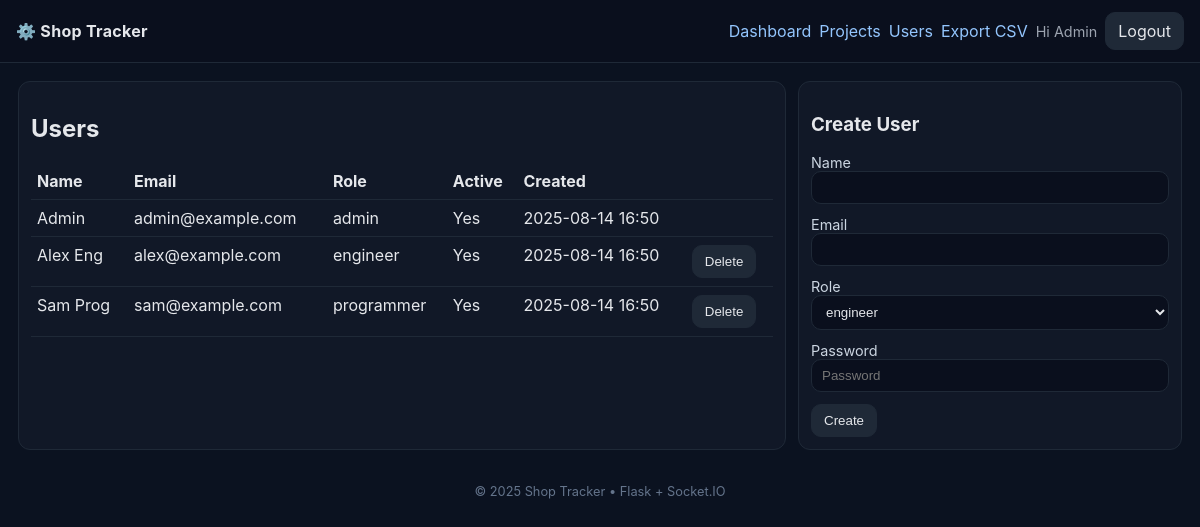
Screenshot of /users (signed in) with the database file from the repository.
### models.py (models this page shows, shortened)
class User(db.Model):
    id = db.Column(db.Integer, primary_key=True)
    name = db.Column(db.String(120), nullable=False)
    email = db.Column(db.String(200), unique=True, nullable=False, index=True)
    role = db.Column(db.String(50), default="engineer")  # engineer, programmer, operator, manager, admin
    password_hash = db.Column(db.String(255), nullable=False)
    is_active = db.Column(db.Boolean, default=True)
    created_at = db.Column(db.DateTime, default=datetime.utcnow)
    @property
    def is_authenticated(self):
        return True

### app.py (the view, shortened to what this page needs)
    @app.route("/users", methods=["GET", "POST"])
    @login_required
    def users():
        if current_user.role not in ("manager", "admin"):
            flash("Only managers/admin can manage users.", "error")
            return redirect(url_for("dashboard"))
        items = User.query.order_by(User.created_at.desc()).all()
        return render_template("users.html", users=items)

### templates/users.html
{% extends "base.html" %}
{% block content %}
<div class="grid cols-2">
  <section class="card">
    <h2>Users</h2>
    <table class="table">
      <thead>
        <tr>
          <th>Name</th>
          <th>Email</th>
          <th>Role</th>
          <th>Active</th>
          <th>Created</th>
          <th></th>
        </tr>
      </thead>
      <tbody>
        {% for u in users %}
        <tr>
          <td>{{ u.name }}</td>
          <td>{{ u.email }}</td>
          <td>{{ u.role }}</td>
          <td>{{ 'Yes' if u.is_active else 'No' }}</td>
          <td>{{ u.created_at.strftime('%Y-%m-%d %H:%M') }}</td>
          <td>
            {% if current_user.role == 'admin' and u.id != current_user.id %}
            <form method="post" action="{{ url_for('delete_user', uid=u.id) }}" onsubmit="return confirm('Delete {{ u.name }}?')">
              <button class="btn">Delete</button>
            </form>
            {% endif %}
          </td>
        </tr>
        {% else %}
        <tr><td colspan="6" class="help">No users.</td></tr>
        {% endfor %}
      </tbody>
    </table>
  </section>
  <section class="card">
    <h3>Create User</h3>
    <form method="post" class="grid">
      <label>Name
        <input name="name" required>
      </label>
      <label>Email
        <input name="email" type="email" required>
      </label>
      <label>Role
        <select name="role">
          {% for r in ["engineer","programmer","operator","manager","admin"] %}
          <option value="{{ r }}">{{ r }}</option>
          {% endfor %}
        </select>
      </label>
      <label>Password
        <input name="password" type="password" placeholder="Password">
      </label>
      <div><button type="submit">Create</button></div>
    </form>
  </section>
</div>
{% endblock %}

### templates/base.html (shortened to what this page needs)
<!doctype html>
<html lang="en">
<head>
  <link rel="stylesheet" href="{{ url_for('static', filename='app.css') }}">
</head>
<body>
  <header class="topbar">
    <div class="brand">⚙️ Shop Tracker</div>
    <nav class="flex">
      <a href="{{ url_for('dashboard') }}">Dashboard</a>
      <a href="{{ url_for('projects') }}">Projects</a>
      <a href="{{ url_for('users') }}">Users</a>
      <a class="right" href="{{ url_for('export_tasks_csv') }}">Export CSV</a>
      <span class="right help">Hi {{ current_user.name }}</span>
      <a class="btn" href="{{ url_for('logout') }}">Logout</a>
    </nav>
  </header>
  <main class="container">
    {% block content %}{% endblock %}
  </main>
  <footer>© {{ 2025 }} Shop Tracker • Flask + Socket.IO</footer>
</body>
</html>

### static/app.css (style rules this page uses)
:root { --bg:#0b1220; --panel:#0f172a; --card:#111827; --muted:#9ca3af; --border:#1f2937; --text:#e5e7eb; }
* { box-sizing:border-box }
body { margin:0; font-family:Inter,system-ui,-apple-system,Segoe UI,Roboto,Arial,sans-serif; background:var(--bg); color:var(--text); }
a { color:#93c5fd; text-decoration:none }
header.topbar { display:flex; gap:12px; align-items:center; justify-content:space-between; padding:12px 16px; background:#0a0f1d; border-bottom:1px solid var(--border); position:sticky; top:0; z-index:10; }
.topbar .brand { font-weight:700; letter-spacing:.3px }
.container { box-sizing: border-box; margin-inline: auto; width: min(100%, 2000px); padding: clamp(8px, 1.5vw, 24px); }
button, .btn { background:#1f2937; border:1px solid var(--border); color:var(--text); padding:8px 12px; border-radius:10px; cursor:pointer }
input, select, textarea { background:#0a0f1d; border:1px solid var(--border); color:var(--text); padding:8px 10px; border-radius:10px; width:100% }
label { font-size:.9rem; color:#cbd5e1 }
.card { background:var(--card); border:1px solid var(--border); border-radius:12px; padding:12px }
.grid { display:grid; gap:12px }
.grid.cols-2 { grid-template-columns:2fr 1fr }
.table { width:100%; border-collapse:collapse }
.table th,.table td { border-bottom:1px solid var(--border); padding:8px 6px; text-align:left; vertical-align:top }
.help { color:var(--muted); font-size:.9rem }
.flex { display:flex; gap:8px; align-items:center }
.right { margin-left:auto }
footer { color:#64748b; font-size:.8rem; padding:16px 0; text-align:center }

### rows the page displays
User: name "Admin", email "admin@example.com", role "admin", is_active "Yes", created_at "2025-08-14 16:50"
User: name "Alex Eng", email "alex@example.com", role "engineer", is_active "Yes", created_at "2025-08-14 16:50"
User: name "Sam Prog", email "sam@example.com", role "programmer", is_active "Yes", created_at "2025-08-14 16:50"

### other values shown
{{ 2025 }} "2025"
form field role "engineer"
